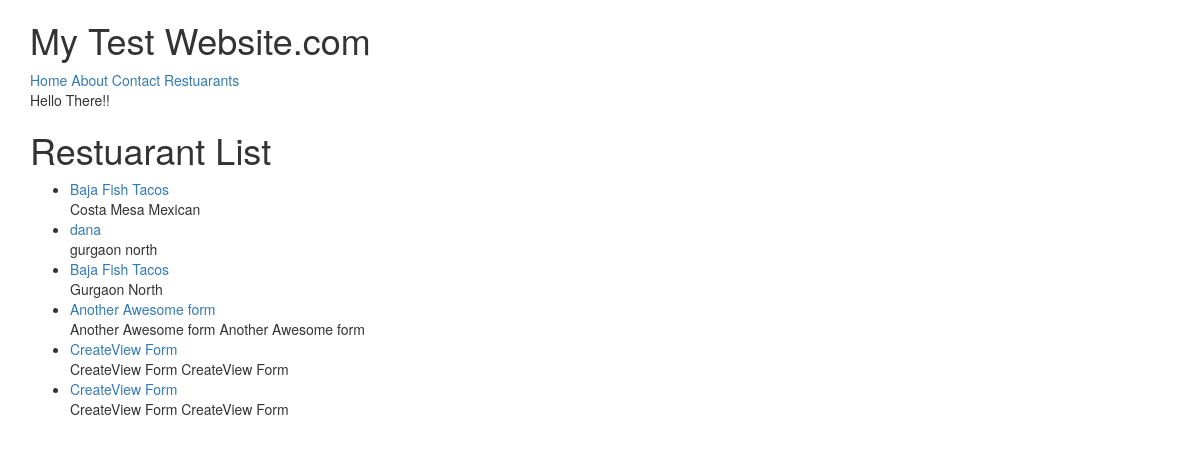
Before: /restuarants/ with the older database file.
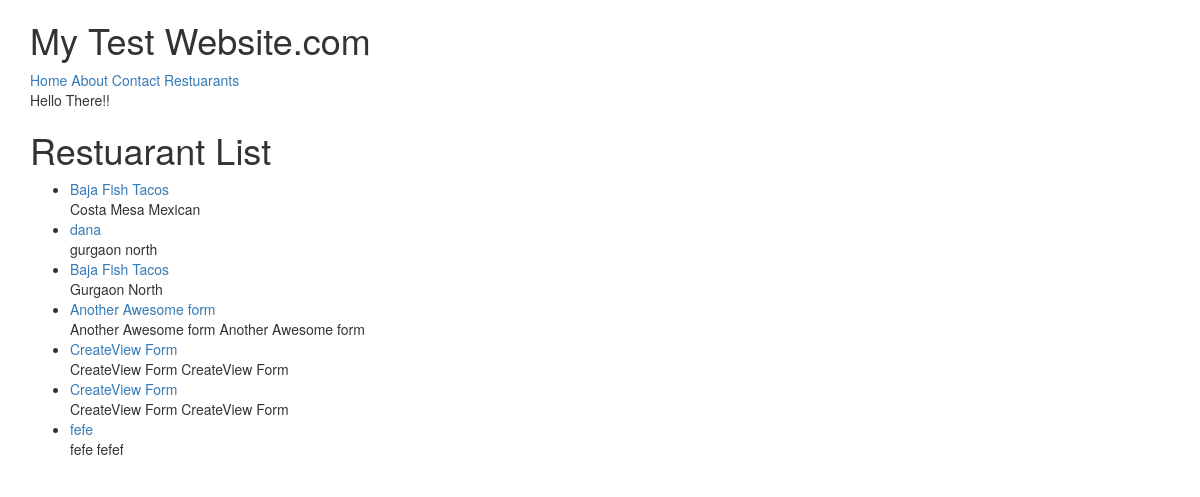
After: the same page with the newer database file.
### restaurants/models.py (models this page shows, shortened)
class RestaurantLocation(models.Model):
    name            = models.CharField(max_length = 120)
    location        = models.CharField(max_length = 120, null=True, blank=True)
    category        = models.CharField(max_length = 120, null=True, blank=True, validators=[validate_category])
    timestamp       = models.DateTimeField(auto_now_add=True)
    updated         = models.DateTimeField(auto_now=True)
    slug        = models.SlugField(null=True, blank=True)
    def __str__(self):
        return self.name

### restaurants/views.py (the view)
# urls.py: url(r'^restuarants/$', RestuarantListView.as_view()),
class RestuarantListView(ListView):
    def get_queryset(self):
        slug = self.kwargs.get('slug')
        if slug:
            queryset = RestaurantLocation.objects.filter(
                Q(category__iexact=slug) |
                Q(category__icontains=slug)
            )
        else:
            queryset = RestaurantLocation.objects.all()
        return queryset
    def get_context_data(self, *args, **kwargs):
        print self.kwargs
        context = super(RestuarantListView, self).get_context_data(*args, **kwargs)
        print context
        return context

### restaurants/templates/restaurants/restaurantlocation_list.html
{% extends "base.html" %}
{% block content %}
{{ block.super }}
<h1> Restuarant List </h1>
<ul>
  {% for object in object_list %}
    <li><a href='/restuarants/{{ object.slug }}'> {{ object.name }} </a>
    </br>{{ object.location }}  {{ object.category }}</li>
  {% endfor %}
</ul>
{% endblock content %}

Changed rows visible on the page:
added RestaurantLocation: name "fefe", location "fefe", category "fefef"
